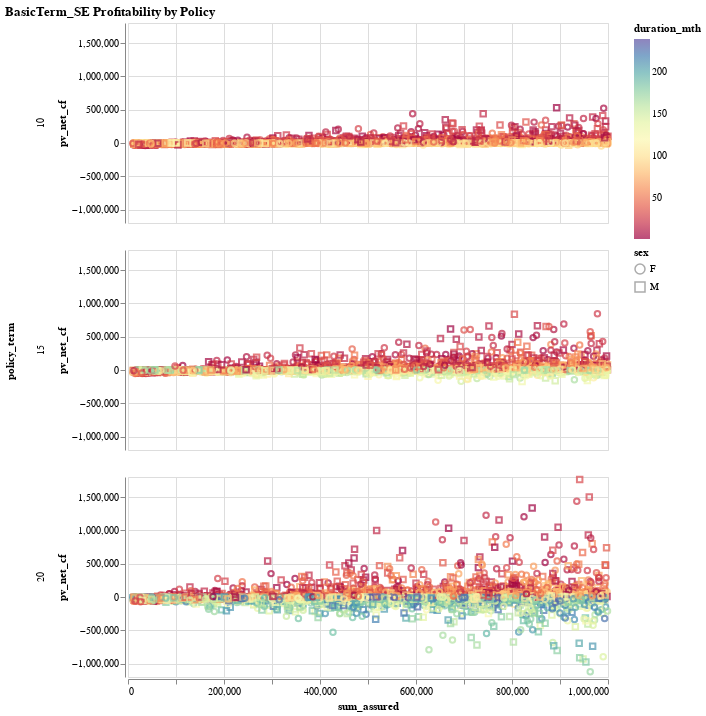

Notebook code for this chart:
### Markdown cell above
# Optional Visual:

### Code cell
import altair as alt

alt.data_transformers.disable_max_rows()

alt.Chart(policy_results).properties(width=480, height=200, title='BasicTerm_SE Profitability by Policy').mark_point().encode(
            x='sum_assured:Q',
            y='pv_net_cf:Q',
            #color='age_at_entry:Q',
            #color=alt.Color('age_at_entry:Q').scale(scheme='spectral'),
            color=alt.Color('duration_mth:Q').scale(scheme='spectral', reverse=False),
            shape='sex:N',
            row='policy_term:N',
            order='p'
          )

### Figure 1 — Vega-Lite specification as saved in the notebook (floating-point values rounded to 4 significant figures; data arrays with more than 128 entries replaced by an {"elided": "..."} marker saying what was removed)
{"config": {"view": {"continuousWidth": 300, "continuousHeight": 300}}, "data": {"name": "data-0e13efd46b275b7b7a162d50a4773c08"}, "mark": {"type": "point"}, "encoding": {"color": {"field": "duration_mth", "scale": {"scheme": "spectral", "reverse": false}, "type": "quantitative"}, "order": {"field": "p", "type": "quantitative"}, "row": {"field": "policy_term", "type": "nominal"}, "shape": {"field": "sex", "type": "nominal"}, "x": {"field": "sum_assured", "type": "quantitative"}, "y": {"field": "pv_net_cf", "type": "quantitative"}}, "height": 200, "title": "BasicTerm_SE Profitability by Policy", "width": 480, "$schema": "https://vega.github.io/schema/vega-lite/v5.8.0.json", "datasets": {"data-0e13efd46b275b7b7a162d50a4773c08": {"elided": "8223 records"}}}
